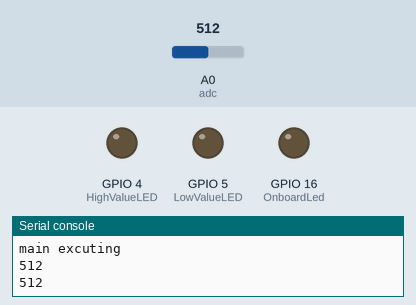
Bench run of a program on a simulated ESP8266 board running MicroPython. On the bench: output pins drawn as LEDs (lit = HIGH), the last lines printed to the serial console. The test bench sets the inputs (shaded band); at power-on: A0 (adc) = 512 (analog values on the 0–1023 scale). WiFi joins after 1.5 s; no MQTT or app messages arrive unless stated.

Above: at 2.8 s.
2.9 s: A0 (adc) set to 688
4.8 s: A0 (adc) set to 712
At 6.8 s:
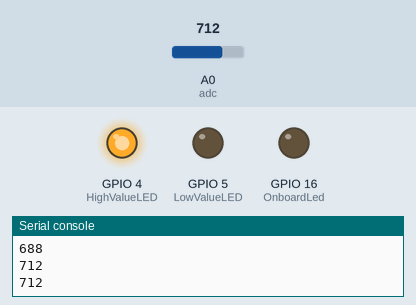
7.1 s: A0 (adc) set to 110
At 8.6 s:
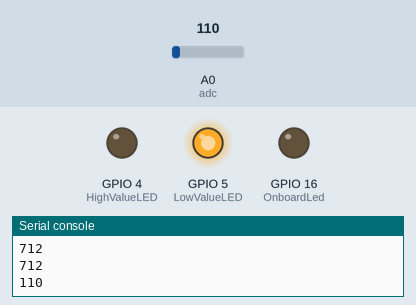
9.1 s: A0 (adc) set to 133
At 10.3 s:
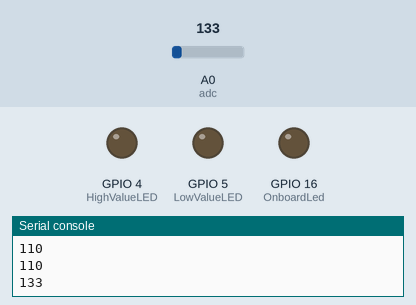
11.1 s: A0 (adc) set to 0
At 12.0 s:
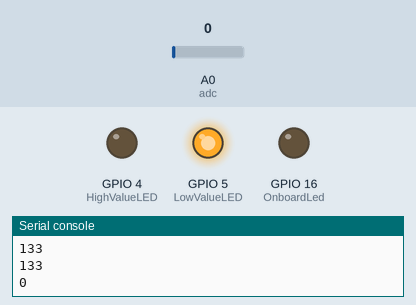
Timing chart, 0 to 14.1 s (numbered marks = the images above; inputs shaded):
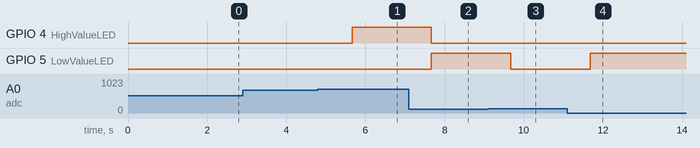

The program:

main.py
```python
from machine import Pin,ADC
from time import sleep


print('main excuting')

#light sensor connected to Analog pin 0
adc = ADC(0)
HighValueLED = Pin(4, Pin.OUT)
LowValueLED = Pin(5, Pin.OUT)

HighValueLED.value(0)
LowValueLED.value(0)

client = MQTTClient(client_id, mqtt_server,keepalive=10)
client.connect()


start = time.ticks_ms()
seconds = 0
while True: #seconds < 30000:
    seconds = time.ticks_ms()-start

    lightReading = adc.read()
    print(lightReading)

    if lightReading > 700 :
        HighValueLED.value(1)
    else:
        HighValueLED.value(0)

    if lightReading < 120 :
        LowValueLED.value(1)
    else:
        LowValueLED.value(0)

    client.publish(topic, str(lightReading))
    sleep(1)
```

boot.py
```python
# This file is executed on every boot (including wake-boot from deepsleep)
#import esp
#esp.osdebug(None)
####import uos, machine
#uos.dupterm(None, 1) # disable REPL on UART(0)
####import gc
#import webrepl
#webrepl.start()
####gc.collect()

# Complete project details at https://RandomNerdTutorials.com

import time
from umqttsimple import MQTTClient
import ubinascii
import machine
import micropython
import network
import esp
esp.osdebug(None)
import gc
gc.collect()
print("Trying to connect now")
ssid = "laptoplocal"
password = 'sanjay1234'

mqtt_server = '192.168.137.1'
client_id = 'LightSensor'#ubinascii.hexlify(machine.unique_id())
topic = 'LightLevel'

last_message = 0
message_interval = 5
counter = 0

station = network.WLAN(network.STA_IF)

station.active(True)
station.connect(ssid, password)

#timeout for connecting to wifi
OnboardLed = machine.Pin(16, machine.Pin.OUT)
OnboardLed.value(0) #led is on, 0 is on for onboard led
start = time.ticks_ms()
seconds = 0
wifi_connected = True
while station.isconnected() == False:
    seconds = time.ticks_ms()-start
    if seconds > 15000 : #15 seconds
        print('Failed to connect to Wifi')
        wifi_connected = False
        OnboardLed.value(1)
        break


if wifi_connected :
    print('Connection successful')
    print(station.ifconfig())
```

Measured:
- the behaviour switches between 700 and 701 on A0 (adc) (found by bisection; images 0 and 1)
- the behaviour switches between 119 and 120 on A0 (adc) (found by bisection; images 2 and 3)
- after the input at 4.8 s, GPIO 4 (HighValueLED): LOW → HIGH after 0.86 s
- after the input at 7.1 s, GPIO 4 (HighValueLED): HIGH → LOW after 0.57 s; GPIO 5 (LowValueLED): LOW → HIGH after 0.57 s
- after the input at 9.1 s, GPIO 5 (LowValueLED): HIGH → LOW after 0.57 s
- after the input at 11.1 s, GPIO 5 (LowValueLED): LOW → HIGH after 0.58 s
